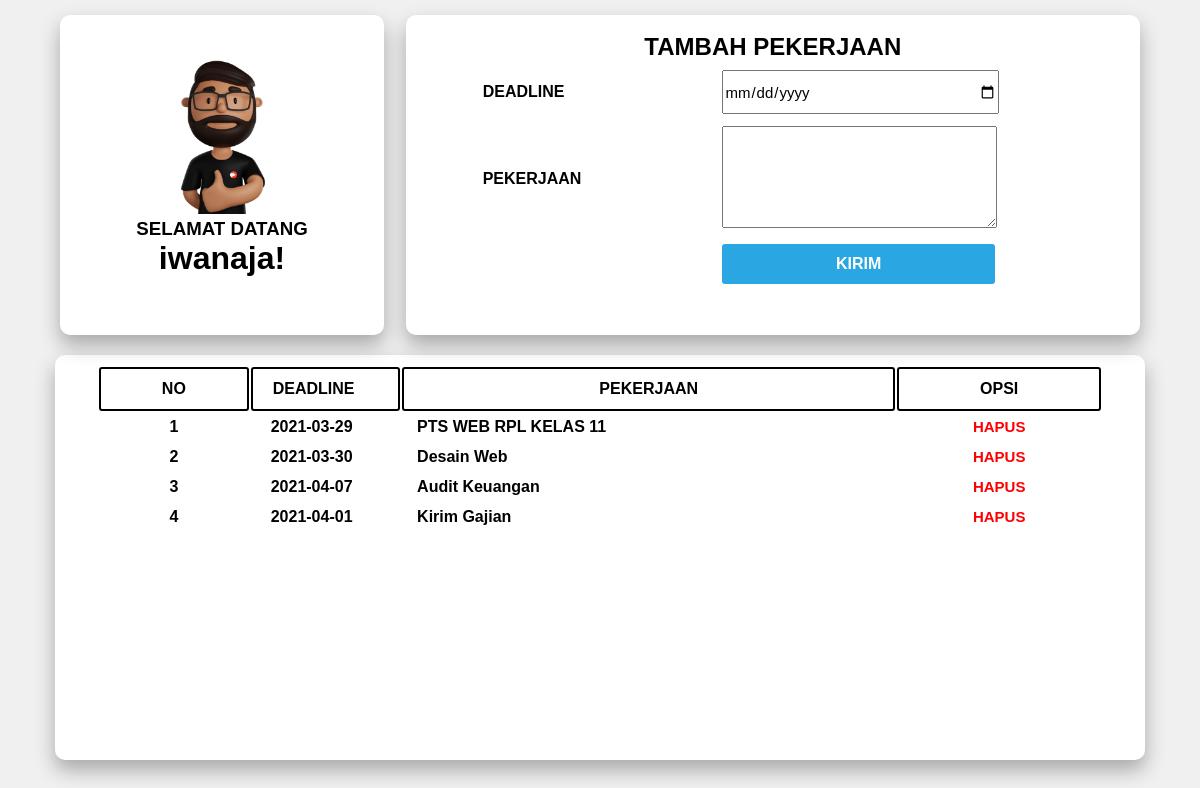
Page /halaman/pekerjaan.php (signed in) on the committed database.
### tables this page shows
CREATE TABLE `pekerjaan` (
  `id` int(255) NOT NULL,
  `deadline` date NOT NULL,
  `desc` varchar(1000) NOT NULL,
  `selesai` longblob NOT NULL
);

### halaman/pekerjaan.php (the view, shortened to what this page needs)
<!DOCTYPE html>
<html>
<head>
	<link rel="stylesheet" type="text/css" href="style2.css">
</head>
<body>
<div class="atas">
	<div class="orang">
		<img src="admin.PNG"><br>
		<h3>SELAMAT DATANG</h3>
		<h1><?php echo $_SESSION['username']; ?>!</h1>
	</div>
	<form method="post" action="tambahtugas.php"><br>
		<h2 align="center">TAMBAH PEKERJAAN</h2>
		<table class="tambah">
			<tr>
				<td>DEADLINE</td>
				<td><input type="date" name="sub" required="required"></td>
			</tr>
			<tr>
				<td>PEKERJAAN</td>
				<td><textarea name="deskripsi" required="required"></textarea></td>
			</tr>
			<tr>
				<td></td>
				<td><input type="submit" value="KIRIM" style="padding: 5px 50px; cursor: pointer;"></td>
			</tr>
		</table>
	</form>
</div>
	<div class="bungkus">
	<table class="tab1">
		<tr>
			<th>NO</th>
			<th style="width: 15%; text-align: left;">DEADLINE</th>
			<th >PEKERJAAN</th>
			<th>OPSI</th>
		</tr>
		<?php
		include 'koneksi.php';
		$no = 1;
		$data = mysqli_query($koneksi,"SELECT * FROM pekerjaan");
		while($d = mysqli_fetch_array($data)){
			?>
			<tr>
				<td style="text-align: center; max-width: 5px;"><?php echo $no++; ?></td>
				<td style="max-width: 100px;"><?php echo $d['deadline']; ?></td>
				<td style="padding-left: 15px; max-width: 300px;"><p><?php echo $d['desc']; ?></p></td>
				<td style="text-align: center;">
					<a href="hapus.php?id=<?php echo $d['id']; ?>" style="color: red;">HAPUS</a>
				</td>
			</tr>
			<?php
		}
		?>
	</table>
	</div>
</body>
</html>

### style2.css (style rules this page uses)
* { margin: 0; padding: 0; font-family: sans-serif; scrollbar-width : none; }
body { background-color: rgb(240,240,240); }
ul a,a { text-decoration: none; color: white; font-weight: bold; }
.bungkus { background-color: white; padding: 5px; box-shadow: 0px 10px 20px rgba(0,0,0,0.3); width: 90%; margin: auto; max-height: 25em; min-height: 25em; overflow: scroll; border-radius: 10px; scrollbar-width : none; padding-top: 0; }
img { margin-top: 30px; width: 300px; }
.atas { width: 90%; margin: auto; margin-top: 15px; }
.orang { overflow: auto; text-align: center; width: 30%; float: left; max-height: 20em; min-height: 20em; background-color: white; box-shadow: 0px 10px 20px rgba(0,0,0,0.3); border-radius: 10px; }
form { float: right; background-color: white; box-shadow: 0px 10px 20px rgba(0,0,0,0.3); width: 68%; margin: auto; max-height: 20em; min-height: 20em; border-radius: 10px; margin-bottom: 20px; }
input[type=submit] { background: #2aa7e2; font-weight: bold; color: white; font-size: 12pt; width: 100%; border: none; border-radius: 3px; padding: 10px 20px; cursor: pointer; }
.tab1 { max-width: 95%; margin: auto; padding: 10px; overflow: all; padding: 10px; }
.tambah { width: 85%; margin: auto; overflow: auto; }
table { width: 100%; }
th { position: sticky; top: 0; background-color: white; height: 30px; border: 2px solid black; }
td,th { padding : 5px 20px; border-radius : 3px; font-weight : bold; }
input,textarea { max-width: 80%; min-width: 80%; height: 40px; font-size: 15px; }
textarea { height: 100px; }
td a { font-size: 15px; }

### rows in the picture
pekerjaan: deadline "2021-03-29", desc "PTS WEB RPL KELAS 11"
pekerjaan: deadline "2021-03-30", desc "Desain Web"
pekerjaan: deadline "2021-04-07", desc "Audit Keuangan"
pekerjaan: deadline "2021-04-01", desc "Kirim Gajian"

### other values in the picture
$_SESSION['username'] "iwanaja"
